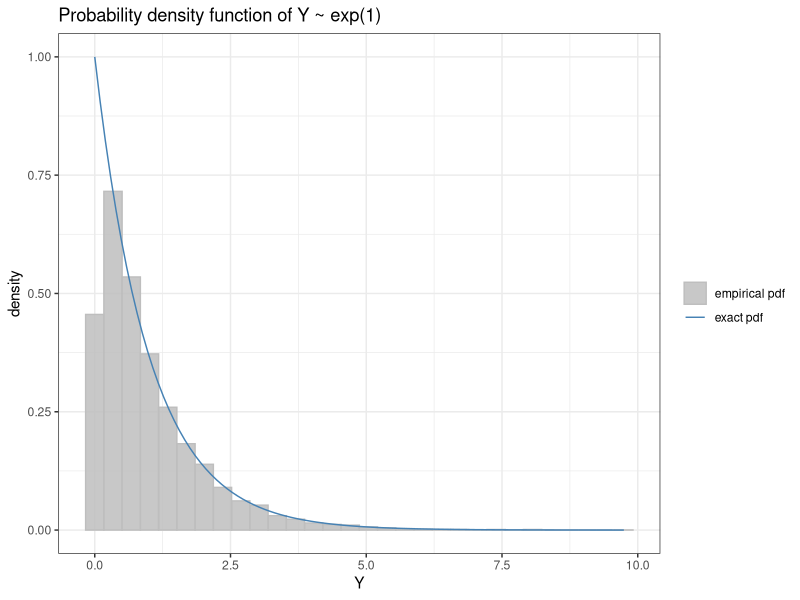
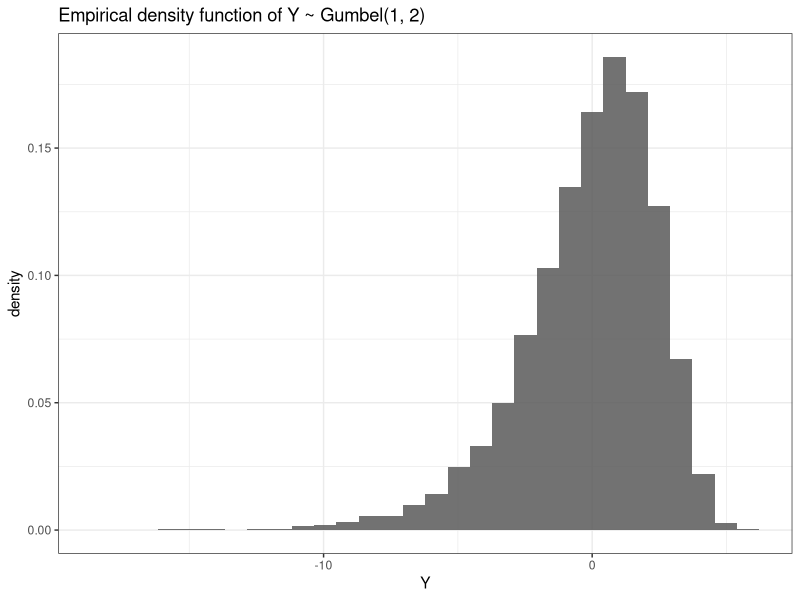

These figures' R source, in order:
## ---- chunk 1
#| warning: false
#| message: false
#| code-fold: true
#| code-summary: "See packages used in these notes"
library(tidyverse)
## ---- chunk 2
set.seed(123)
U = runif(10000)

# sample from exp(lambda = 1)
inverseExponentialCDF = function(u, lambda) {
  - log(1 - u) / lambda
}
samples = inverseExponentialCDF(U, lambda = 1)
## ---- chunk 3
#| echo: false
#| warning: false

data.frame(samples) %>%
  ggplot(aes(x = samples)) +
  geom_histogram(aes(color = "empirical pdf", y = ..density..), alpha = .85, fill = "grey") +
  stat_function(aes(color = "exact pdf"), 
                fun = dexp, args = list(rate = 1)) +
  theme_bw() +
  labs(title = "Probability density function of Y ~ exp(1)", x = "Y", color = "") +
  scale_color_manual(values = c("grey", "steelblue"))
## ---- chunk 4
set.seed(123)
U = runif(10000)

# sample from Gumbel(mu = 1, beta = 2)
inverseGumbelCDF = function(u, mu, beta) {
  (beta * log(-log(u))) + mu
}
samples = inverseGumbelCDF(U, mu = 1, beta = 2)
## ---- chunk 5
#| echo: false
#| warning: false

data.frame(samples) %>%
  ggplot(aes(x = samples)) +
  geom_histogram(aes(y = ..density.. ), alpha = .85) +
  theme_bw() +
  labs(title = "Empirical density function of Y ~ Gumbel(1, 2)", x = "Y", color = "")
